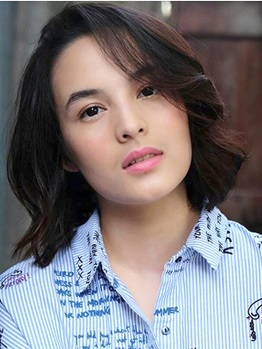
#> input picture chelsea - rgb.jpg, 262 x 349 px, found by its file name
$ python addition_rgb.py
#> lines starting #> are read from the running program, lines starting #| are printed output that depends on the picture
import cv2
import numpy as np

#membaca citra digital dari komputer
citra1 = cv2.imread("E:/Kuliah/Sem 3/PCD  Prak/kode program/image/chelsea - rgb.jpg")
#> citra1 is the input picture: shape (349, 262, 3); mean B, G, R 121.3, 118.2, 123.1
citra2 = cv2.imread("E:/Kuliah/Sem 3/PCD  Prak/kode program/image/kacamata.jpg")

#membaca channel warna BGR dan menyimpannya ke dalam variabel terpisah
b1 = citra1[:,:,0]
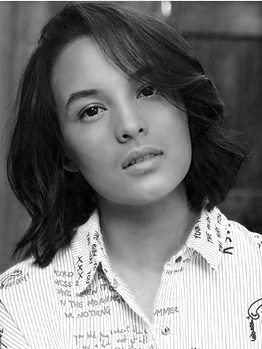
#> b1: shape (349, 262); min 0, max 255, mean 121.3
g1 = citra1[:,:,1]
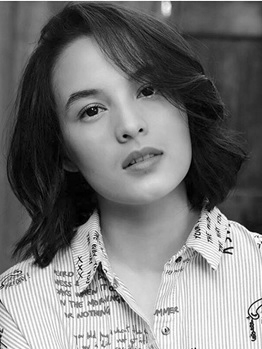
#> g1: shape (349, 262); min 0, max 255, mean 118.2
r1 = citra1[:,:,2]
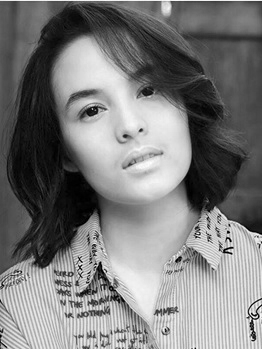
#> r1: shape (349, 262); min 0, max 255, mean 123.1

#> (the run stopped early here; a loop or call above may not have finished)
